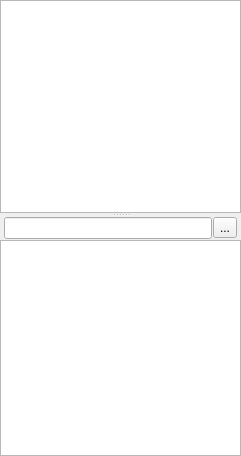
<?xml version="1.0" encoding="UTF-8"?>
<ui version="4.0">
 <class>ResPanel</class>
 <widget class="QDockWidget" name="ResPanel">
  <property name="geometry">
   <rect>
    <x>0</x>
    <y>0</y>
    <width>241</width>
    <height>456</height>
   </rect>
  </property>
  <property name="windowTitle">
   <string>Resource</string>
  </property>
  <widget class="QWidget" name="dockWidgetContents">
   <layout class="QVBoxLayout" name="verticalLayout_2">
    <property name="leftMargin">
     <number>0</number>
    </property>
    <property name="topMargin">
     <number>0</number>
    </property>
    <property name="rightMargin">
     <number>0</number>
    </property>
    <property name="bottomMargin">
     <number>0</number>
    </property>
    <item>
     <widget class="QSplitter" name="splitter">
      <property name="orientation">
       <enum>Qt::Vertical</enum>
      </property>
      <widget class="QTreeView" name="m_resDirView">
       <property name="headerHidden">
        <bool>true</bool>
       </property>
      </widget>
      <widget class="QWidget" name="widget" native="true">
       <layout class="QVBoxLayout" name="verticalLayout">
        <property name="spacing">
         <number>1</number>
        </property>
        <property name="leftMargin">
         <number>0</number>
        </property>
        <property name="topMargin">
         <number>0</number>
        </property>
        <property name="rightMargin">
         <number>0</number>
        </property>
        <property name="bottomMargin">
         <number>0</number>
        </property>
        <item>
         <layout class="QHBoxLayout" name="horizontalLayout">
          <property name="spacing">
           <number>1</number>
          </property>
          <property name="leftMargin">
           <number>4</number>
          </property>
          <property name="rightMargin">
           <number>4</number>
          </property>
          <item>
           <widget class="QLineEdit" name="m_searchLineEdit"/>
          </item>
          <item>
           <widget class="QToolButton" name="m_viewTypeButton">
            <property name="toolTip">
             <string>List</string>
            </property>
            <property name="statusTip">
             <string/>
            </property>
            <property name="text">
             <string>...</string>
            </property>
            <property name="icon">
             <iconset resource="../../../Resource/App.qrc">
              <normaloff>:/icon/Icon/res/view_type_list.png</normaloff>:/icon/Icon/res/view_type_list.png</iconset>
            </property>
           </widget>
          </item>
         </layout>
        </item>
        <item>
         <widget class="QListView" name="m_listView">
          <property name="contextMenuPolicy">
           <enum>Qt::CustomContextMenu</enum>
          </property>
          <property name="horizontalScrollBarPolicy">
           <enum>Qt::ScrollBarAlwaysOff</enum>
          </property>
          <property name="editTriggers">
           <set>QAbstractItemView::EditKeyPressed</set>
          </property>
         </widget>
        </item>
       </layout>
      </widget>
     </widget>
    </item>
   </layout>
  </widget>
  <action name="m_actionNewFolder">
   <property name="icon">
    <iconset resource="../../../Resource/App.qrc">
     <normaloff>:/icon/res/folder.png</normaloff>:/icon/res/folder.png</iconset>
   </property>
   <property name="text">
    <string>Folder</string>
   </property>
  </action>
  <action name="m_actionShowInExplorer">
   <property name="icon">
    <iconset resource="../../../Resource/App.qrc">
     <normaloff>:/icon/res/folder.png</normaloff>:/icon/res/folder.png</iconset>
   </property>
   <property name="text">
    <string>Show In Explorer</string>
   </property>
  </action>
  <action name="m_actionDeleteRes">
   <property name="icon">
    <iconset resource="../../../Resource/App.qrc">
     <normaloff>:/icon/Icon/file/delete.png</normaloff>:/icon/Icon/file/delete.png</iconset>
   </property>
   <property name="text">
    <string>Delete</string>
   </property>
  </action>
  <action name="m_actionRenameRes">
   <property name="text">
    <string>Rename</string>
   </property>
  </action>
  <action name="m_actionDuplicateRes">
   <property name="text">
    <string>Duplicate</string>
   </property>
  </action>
 </widget>
 <resources>
  <include location="../../../Resource/App.qrc"/>
 </resources>
 <connections/>
</ui>
